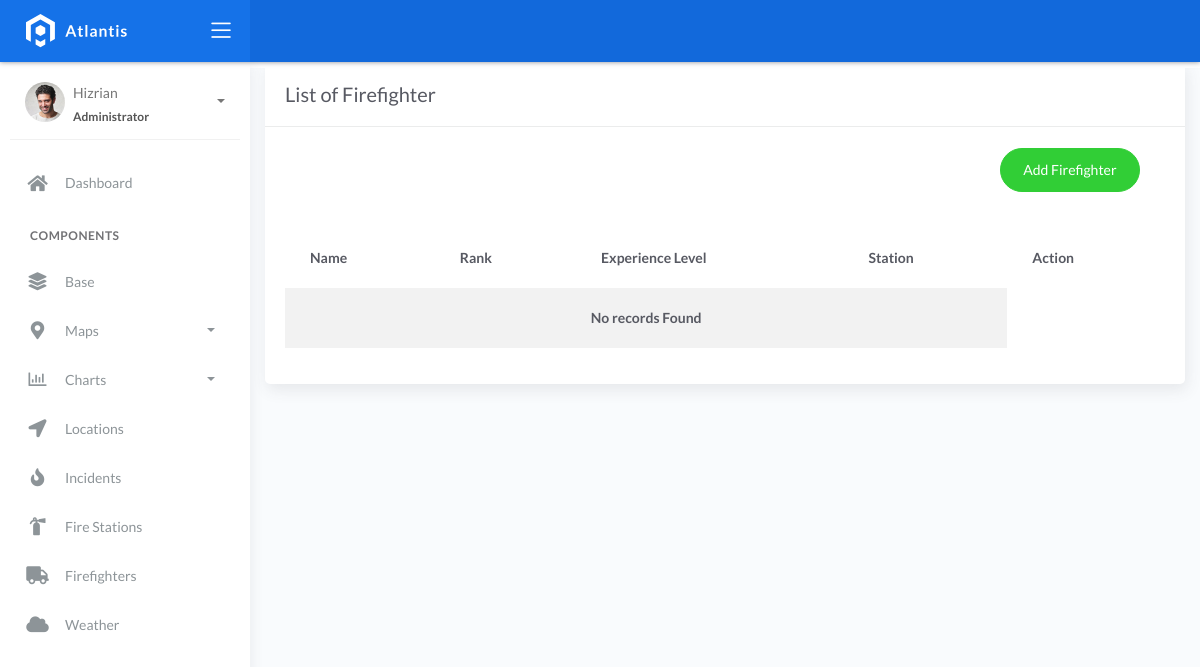
The app's page /firefighter_list, older data.
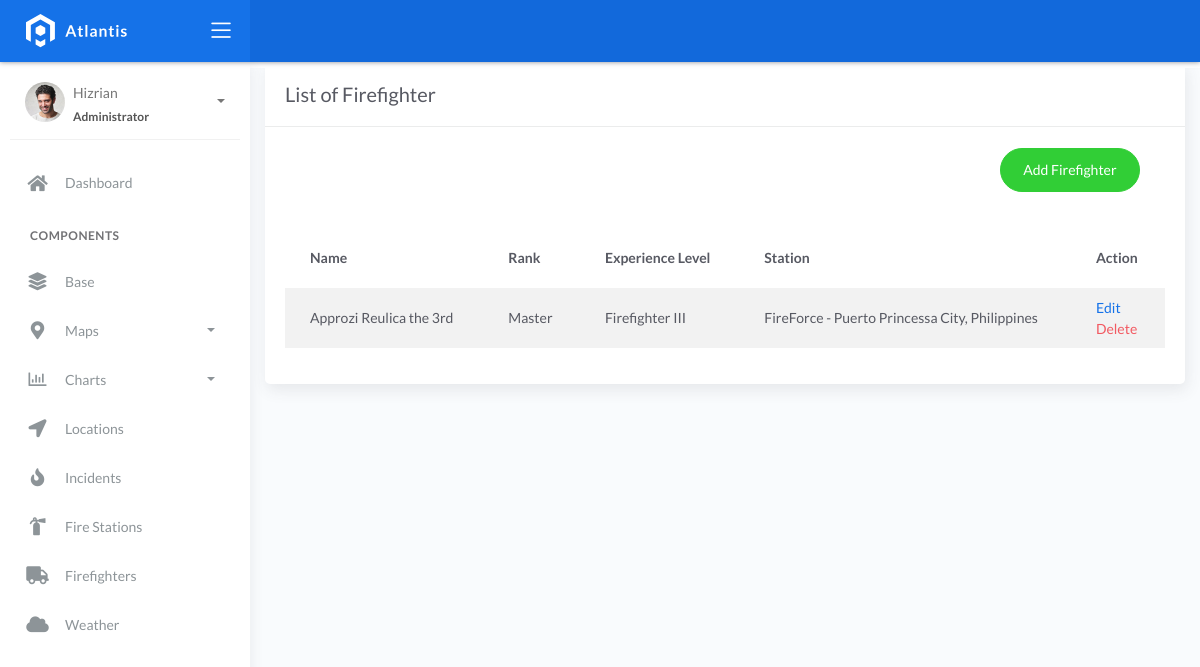
The same page, newer data.
### fire/models.py (models this page shows)
class BaseModel(models.Model):
    created_at = models.DateTimeField(auto_now_add=True, db_index=True)
    updated_at = models.DateTimeField(auto_now=True)
    class Meta:
        abstract = True

class Firefighters(BaseModel):
    XP_CHOICES = (
        ('Probationary Firefighter', 'Probationary Firefighter'),
        ('Firefighter I', 'Firefighter I'),
        ('Firefighter II', 'Firefighter II'),
        ('Firefighter III', 'Firefighter III'),
        ('Driver', 'Driver'),
        ('Captain', 'Captain'),
        ('Battalion Chief', 'Battalion Chief'),)
    name = models.CharField(max_length=150)
    rank = models.CharField(max_length=150)
    experience_level = models.CharField(max_length=150, null=True, blank=True, choices=XP_CHOICES)
    station =  models.ForeignKey(FireStation, on_delete=models.CASCADE)

class FireStation(BaseModel):
    name = models.CharField(max_length=150)
    latitude = models.DecimalField(
        max_digits=22, decimal_places=16, null=True, blank=True)
    longitude = models.DecimalField(
        max_digits=22, decimal_places=16, null=True, blank=True)
    address = models.CharField(max_length=150)
    city = models.CharField(max_length=150)  # can be in separate table
    country = models.CharField(max_length=150)  # can be in separate table
    def __str__(self):
            return f"{self.name} - {self.city}, {self.country}"

### fire/views.py (the view)
# urls.py: path('firefighter_list', FirefighterListView.as_view(), name='firefighter-list'),
class FirefighterListView(ListView):
    model = Firefighters
    context_object_name = 'firefighter'
    template_name = "firefighter_list.html"
    paginate_by = 5
    ordering = ['name']

### templates/firefighter_list.html (shortened to what this page needs)
{% extends 'base.html' %}" {% load static %} {% block content %}
<div class="content">
    <div class="container-fluid">
        <div class="row">
            <div class="col-md-12">
                <div class="card">
                    <div class="card-header">
                        <div class="card-title">List of Firefighter</div>
                    </div>
                    <br/>
                        <div class="col-md-12 row">
                            <div class="col-md-6">
                            </div>
                            <div class="col-md-6">
                                <div class="pull-right">
                                    <a href="{% url 'firefighter-add' %}" class="btn btn-success btn-rounded">Add Firefighter</a>
                                </div>
                            </div>
                        </div>
                    <div class="card-body">
                        <table class="table table-striped mt-3">
                            <thead>
                                <tr>
                                    <th scope="col">Name</th>
                                    <th scope="col">Rank</th>
                                    <th scope="col">Experience Level</th>
                                    <th scope="col">Station</th>
                                    <th scope="col">Action</th>
                                </tr>
                            </thead>
                            <tbody>
                                {% for object in object_list %}
                                <tr>
                                    <td>{{ object.name }}</td>
                                    <td>{{ object.rank }}</td>
                                    <td>{{ object.experience_level }}</td>
                                    <td>{{ object.station }}</td>
                                    <td>
                                        <a href="firefighter_list/{{ object.id }}">Edit</a></br>
                                        <a href="firefighter_list/{{ object.id }}/delete" class="text-danger">Delete</a>
                                    </td>
                                </tr>
                                {% empty %}
                                <tr>
                                    <td colspan="4" style="text-align: center">
                                        <p class="text-sm font-weight-bold mb-0">No records Found</p>
                                    </td>
                                </tr>
                                {% endfor %}
                            </tbody>
                        </table>
                    </div>
                </div>
            </div>
        </div>
    </div>
</div>
{% endblock %}

Row changes from the older to the newer data that the page shows:
added Firefighters: name "Approzi Reulica the 3rd", rank "Master", experience_level "Firefighter III", station "FireForce - Puerto Princessa City, Philippines"
Text that changed along with them:
text no longer shown: "No records Found"
